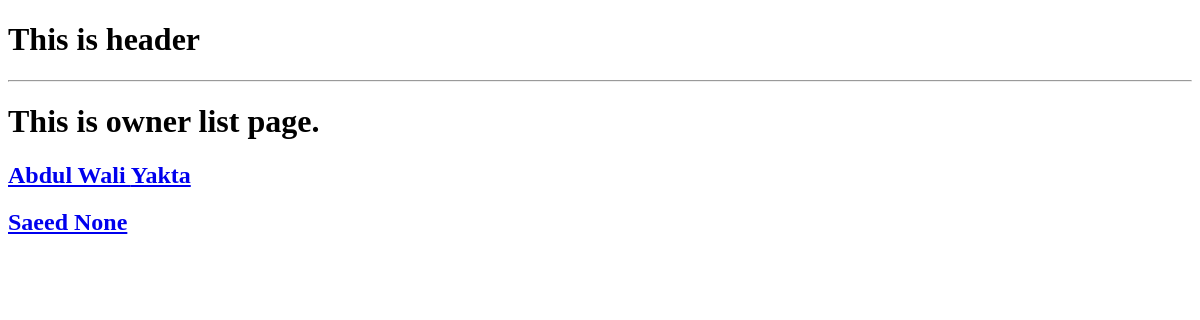
Before: /cars/owner_list/ with the older database file.
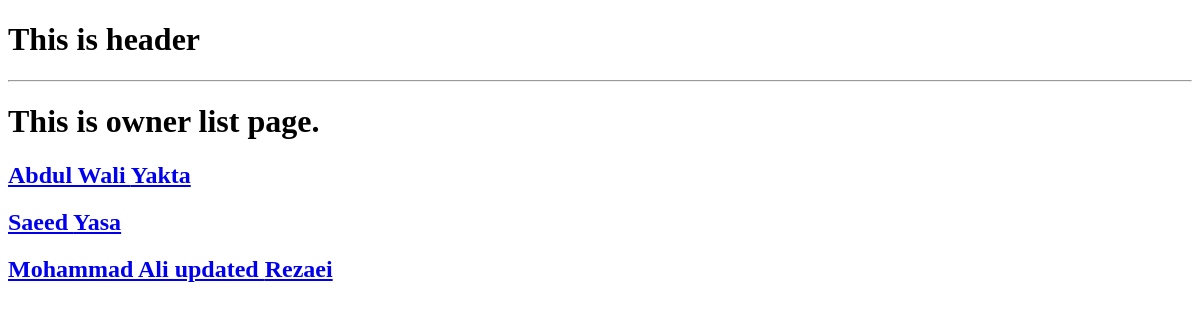
After: the same page with the newer database file.
### cars/models.py (models this page shows, shortened)
class CarOwner(models.Model):
    GENDER = (
        ("آقا", "آقا"),
        ("خانم", "خانم"),
    )
    first_name = models.CharField(max_length=200)
    last_name = models.CharField(max_length=200, blank=True, null=True)
    father_name = models.CharField(max_length=200)
    tazkira_number = models.CharField(max_length=100, unique=True)
    gender = models.CharField(max_length=10, choices=GENDER, default='آقا')
    phone_number = models.CharField(max_length=200, unique=True)
    place_of_work = models.CharField(max_length=200, null=True, blank=True)
    main_address = models.CharField(max_length=200, blank=True, null=True)
    current_address = models.CharField(max_length=200, blank=True, null=True)
    image = models.ImageField(upload_to='Carowner/image', null=True, blank=True)
    id_image_front = models.ImageField(upload_to='id/image', null=True, blank=True)
    id_image_back = models.ImageField(upload_to='id/image', null=True, blank=True)

### cars/views.py (the view)
# urls.py: path('owner_list/', views.owner_list, name='owner-list'),
def owner_list(request):
    owners = CarOwner.objects.all()
    context = {
        'owners': owners
    }
    return render(request, 'cars/owner_list.html', context)

### cars/templates/cars/owner_list.html
{% extends 'base.html' %}
{% block content %}
    <h1>This is owner list page.</h1>
    {% for owner in owners %}
        <div>
            <a href="{% url 'cars:owner-detail' owner.id %}"><h2>{{ owner.first_name }} {{ owner.last_name }}</h2></a>
        </div>
    {% endfor %}
{% endblock content %}v

Changed rows visible on the page:
changed CarOwner "Saeed": last_name "None" → "Yasa"
added CarOwner: first_name "Mohammad Ali updated", last_name "Rezaei"
